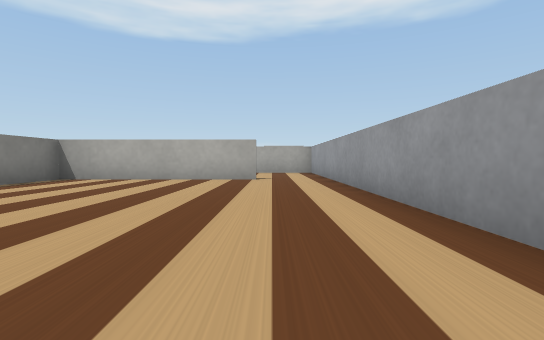
view 1 (above)

23 first-person views from a walk through a Webots world. The camera is 0.05 m above the floor, tilts 2° down and sees 85° across. The floor is counted in squares, 0.1 m on a side. Each view is taken from the middle of a square. On the plan, view 1 faces up. The plan holds only what a view shows up to about 9 squares ahead; the rest is blank. Robots are left out. Simple shapes and patterns stand in for the simulator's stock objects.

view 2
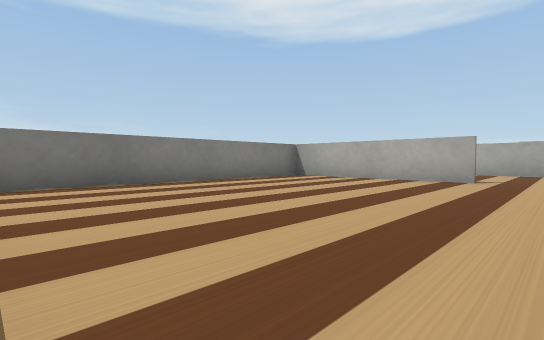

view 3
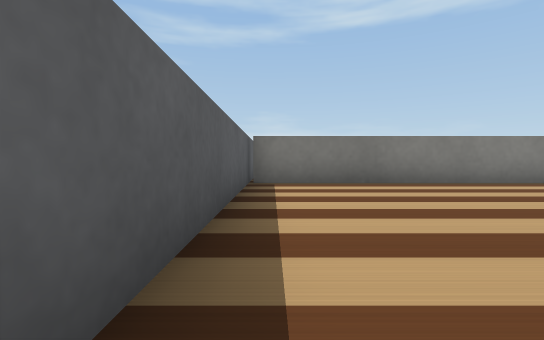

view 4
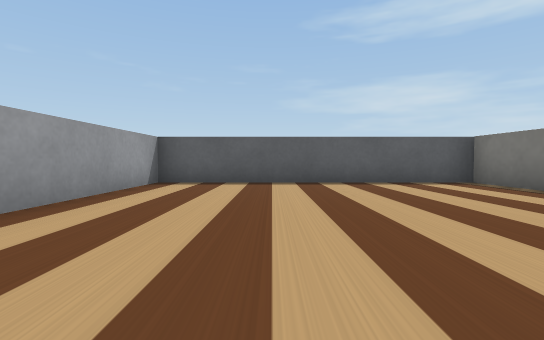

view 5
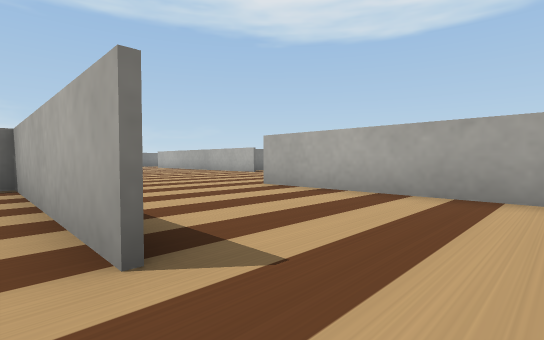

view 6
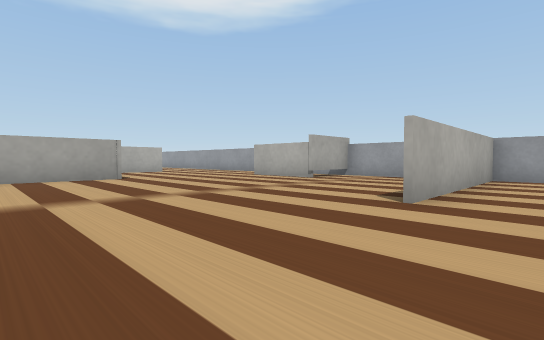

view 7
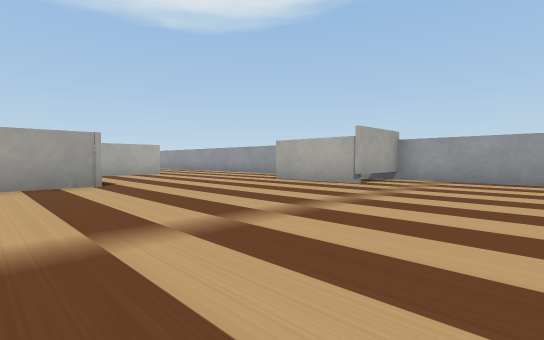

view 8
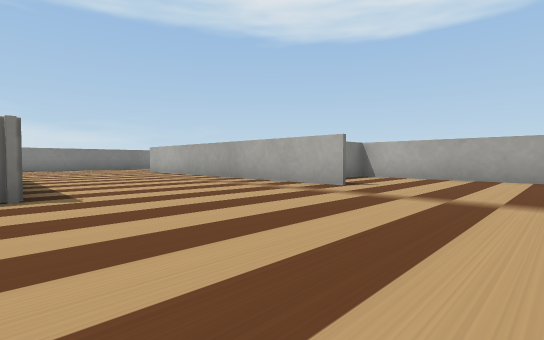

view 9
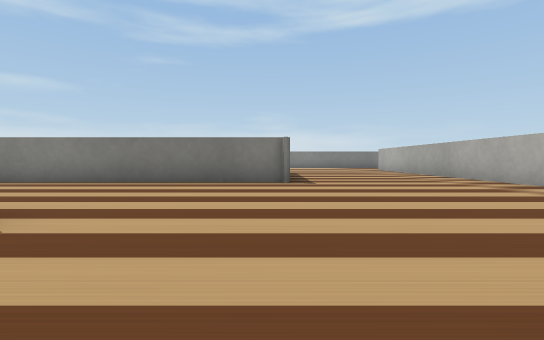

view 10
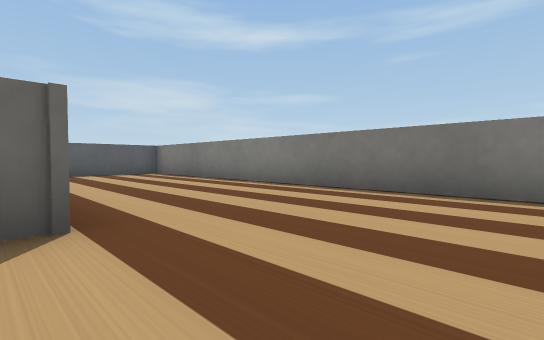

view 11
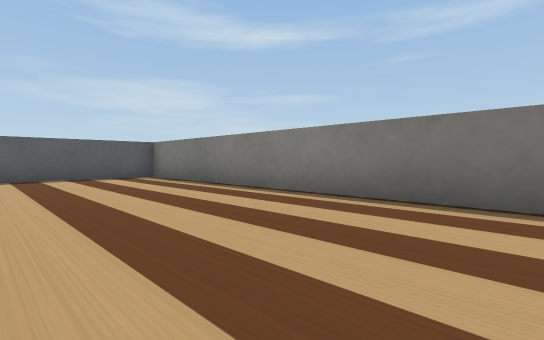

view 12
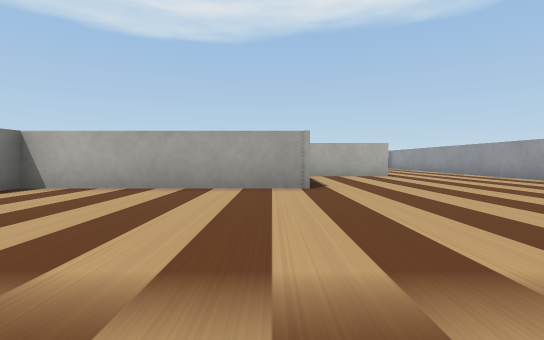

view 13
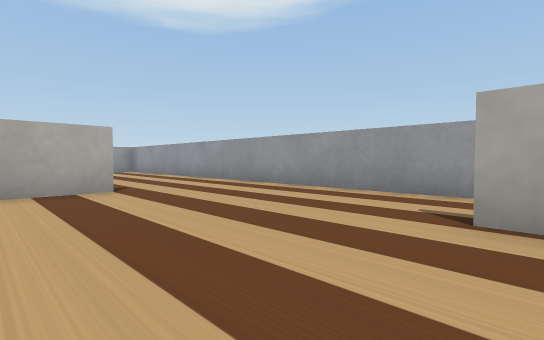

view 14
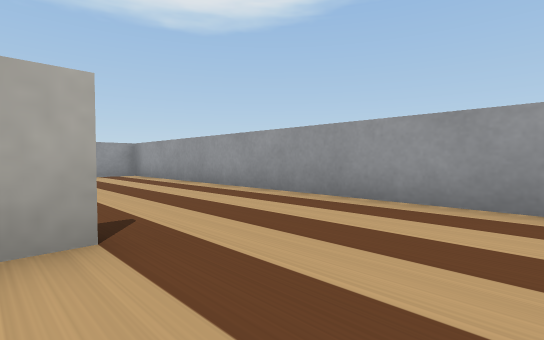

view 15
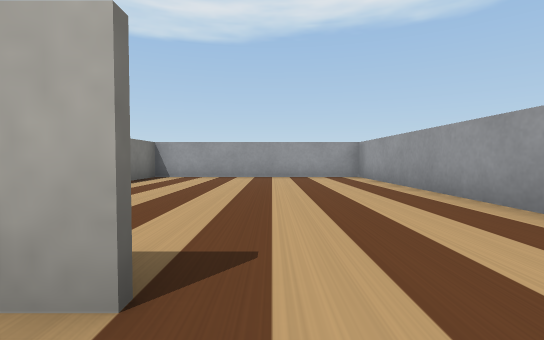

view 16
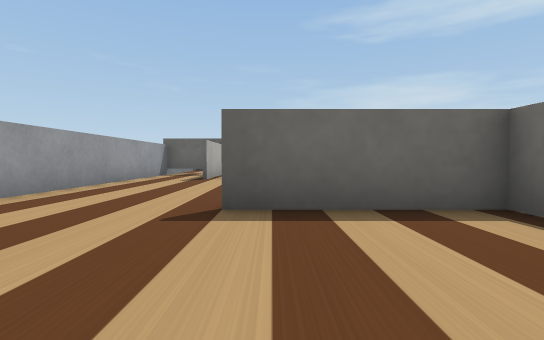

view 17
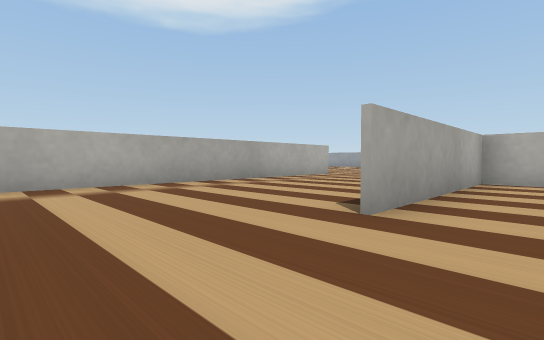

view 18
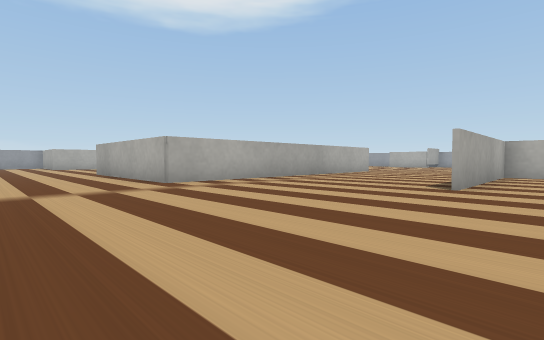

view 19
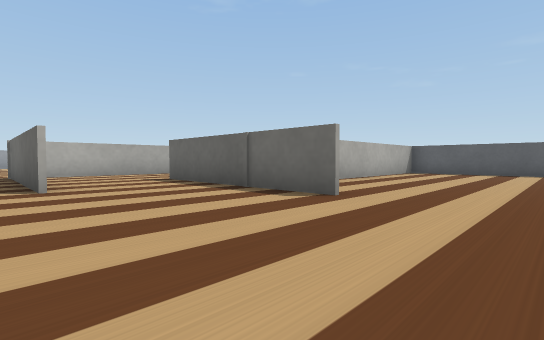

view 20
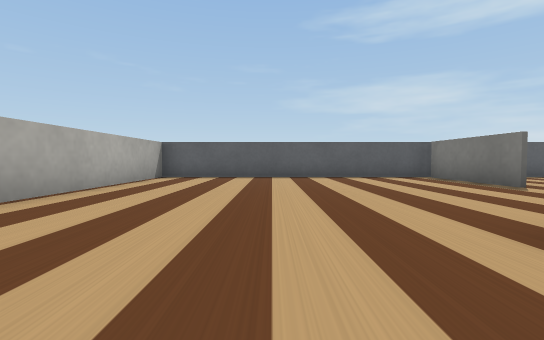

view 21
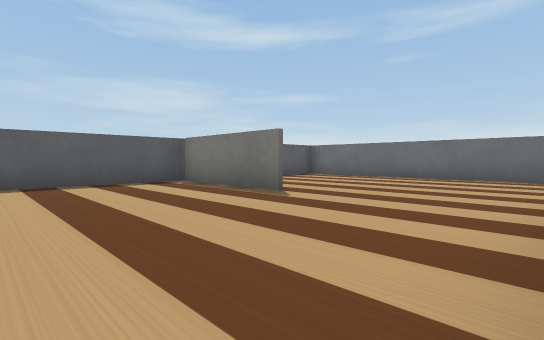

view 22
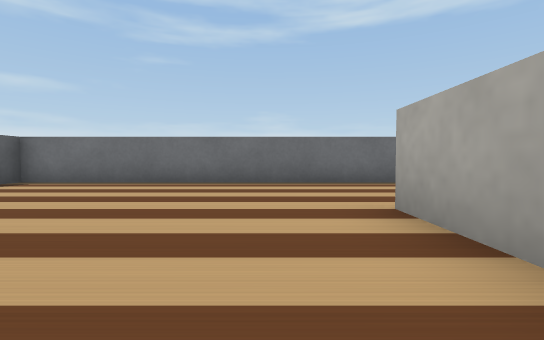

view 23
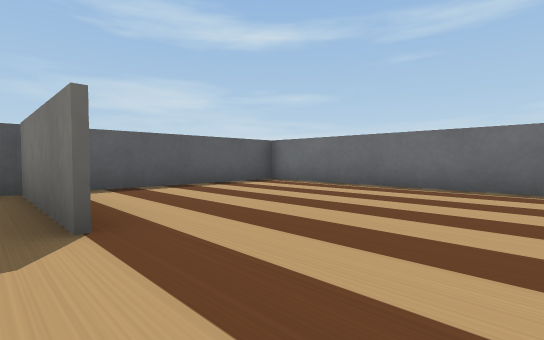

### Floor plan
Ten units are one square. View 1 is at (0, 0); x grows to the right and y downward. Boxes are objects, and circles mark ways between rooms. Rooms are numbered by the first view taken in them; rooms with no view inside come last. Other rooms are left out.
<svg viewBox="-290 -300 311 310">
<path fill="none" stroke="#000" d="M-4 -75 -53 -75 -53 5M-50 5 15 5 15 -86M-80 -150 -171 -150 -171 -189M-146 -103 -97 -103 -97 5 -50 5M-42 -181 -93 -181 -93 -171M-55 -74 -50 -74M-14 -219 -39 -219M15 -122 15 -149M16 -150 -3 -150 -3 -175M15 -86 15 -113 -35 -113M-5 -295 -44 -295 -44 -280M-44 -221 -15 -221M-177 -74 -145 -74M-235 -28 -235 4M-231 5 -159 5 -159 -46M-285 -56 -285 5 -231 5M-232 -63 -250 -63M15 -216 15 -295 -5 -295M-97 -84 -97 -105M-145 -74 -126 -74M-95 -102 -145 -102M15 -149 15 -216"/>
<circle cx="5" cy="-80" r="3" fill="#2a7"/>
<circle cx="-175" cy="-100" r="3" fill="#2a7"/>
<circle cx="0" cy="-233" r="3" fill="#2a7"/>
<circle cx="-230" cy="-40" r="3" fill="#2a7"/>
<circle cx="-135" cy="-85" r="3" fill="#2a7"/>
<text x="-10" y="-40">1</text>
<text x="-110" y="-140">2</text>
<text x="-20" y="-260">3</text>
<text x="-190" y="-40">4</text>
<text x="-260" y="-30">5</text>
<text x="0" y="-240">6</text>
<text x="-120" y="-80">7</text>
<text x="10" y="-190">8</text>
</svg>
Room 1 opens to room 2. Room 2 opens to room 4. Room 3 opens to room 6. Room 4 opens to room 5. Room 4 opens to room 7.

Where each view was taken, in squares from view 1:
view 1: 0 up, 0 right, facing up
view 2: 0 up, 1 right, facing up-left
view 3: 0 up, 1 right, facing left
view 4: 6 up, 1 left, facing down
view 5: 7 up, 1 right, facing up-left
view 6: 10 up, 7 left, facing up-right
view 7: 12 up, 6 left, facing up-right
view 8: 10 up, 5 left, facing up-left
view 9: 10 up, 3 left, facing left
view 10: 10 up, 5 left, facing down-left
view 11: 8 up, 6 left, facing down-left
view 12: 13 up, 5 left, facing up
view 13: 17 up, 3 left, facing up-right
view 14: 20 up, 2 left, facing up-right
view 15: 21 up, 1 left, facing up
view 16: 25 up, 2 left, facing down
view 17: 9 up, 17 left, facing up-right
view 18: 9 up, 20 left, facing up-right
view 19: 11 up, 20 left, facing down-right
view 20: 8 up, 19 left, facing down
view 21: 6 up, 20 left, facing down-left
view 22: 5 up, 22 left, facing left
view 23: 5 up, 23 left, facing down-left
